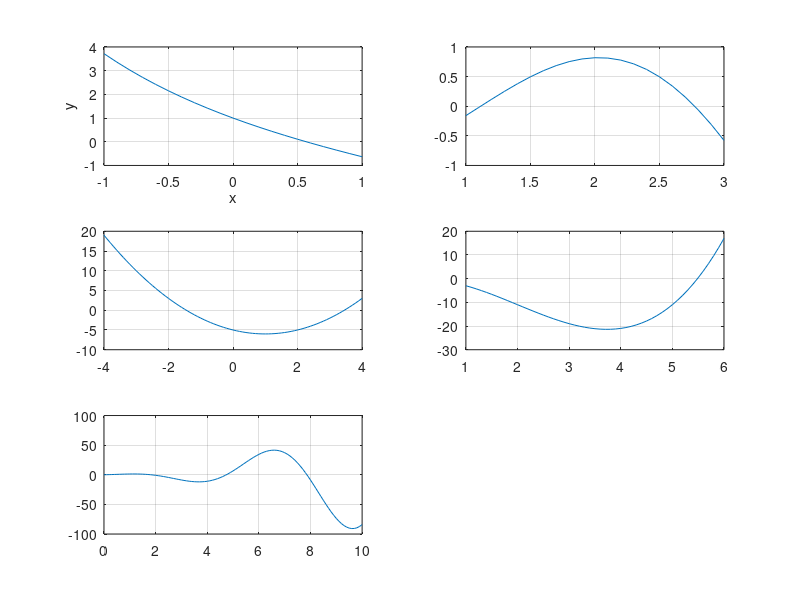

The MATLAB script that drew this image:
clear
clc
x1 = [-1:0.1:1];
y1 = exp(-x1)-x1;
plot(x1,y1)
x2 = [1:0.1:3];
y2 = x2.*sin(x2)-1;
plot(x2,y2)
x3 = [-4:0.1:4];
y3 = x3.^2-2*x3-5;
plot(x3,y3)
x4 = [1:0.1:6];
y4 = x4.^3-6*x4.^2+3*x4-1;
plot(x4,y4)
x5 = [0:0.1:10];
y5 = x5.^2.*cos(x5)+exp(-0.1*x5).*sin(x5);
plot(x5,y5)

subplot(3,2,1),plot(x1,y1),grid on,xlabel('x'),ylabel('y')
subplot(3,2,2),plot(x2,y2),grid on
subplot(3,2,3),plot(x3,y3),grid on
subplot(3,2,4),plot(x4,y4),grid on
subplot(3,2,5),plot(x5,y5),grid on